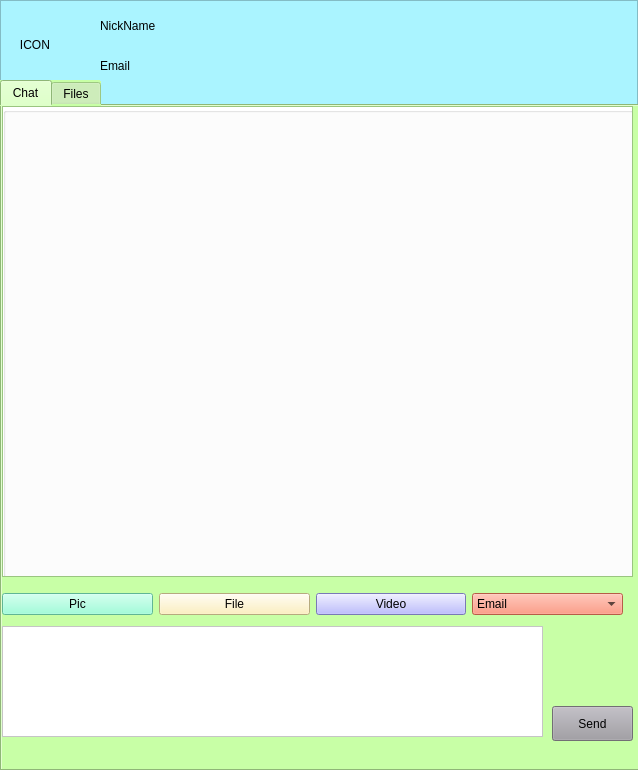
<?xml version="1.0" encoding="UTF-8"?>
<ui version="4.0">
 <class>ContactWindow</class>
 <widget class="QFrame" name="ContactWindow">
  <property name="geometry">
   <rect>
    <x>0</x>
    <y>0</y>
    <width>638</width>
    <height>770</height>
   </rect>
  </property>
  <property name="windowTitle">
   <string>ICHAT</string>
  </property>
  <property name="styleSheet">
   <string notr="true">background-color: rgb(170, 244, 255);</string>
  </property>
  <property name="frameShape">
   <enum>QFrame::StyledPanel</enum>
  </property>
  <property name="frameShadow">
   <enum>QFrame::Raised</enum>
  </property>
  <widget class="QTabWidget" name="tabWidget">
   <property name="geometry">
    <rect>
     <x>0</x>
     <y>80</y>
     <width>641</width>
     <height>691</height>
    </rect>
   </property>
   <property name="styleSheet">
    <string notr="true">background-color: rgb(200, 255, 166);</string>
   </property>
   <property name="currentIndex">
    <number>0</number>
   </property>
   <widget class="QWidget" name="Chat">
    <attribute name="title">
     <string>Chat</string>
    </attribute>
    <widget class="QPushButton" name="send_text">
     <property name="geometry">
      <rect>
       <x>550</x>
       <y>600</y>
       <width>81</width>
       <height>35</height>
      </rect>
     </property>
     <property name="styleSheet">
      <string notr="true">background-color: rgb(159, 156, 163);</string>
     </property>
     <property name="text">
      <string>Send</string>
     </property>
    </widget>
    <widget class="QWidget" name="horizontalLayoutWidget">
     <property name="geometry">
      <rect>
       <x>0</x>
       <y>480</y>
       <width>621</width>
       <height>37</height>
      </rect>
     </property>
     <layout class="QHBoxLayout" name="horizontalLayout">
      <item>
       <widget class="QPushButton" name="send_pic">
        <property name="styleSheet">
         <string notr="true">background-color: rgb(134, 255, 209);</string>
        </property>
        <property name="text">
         <string>Pic</string>
        </property>
       </widget>
      </item>
      <item>
       <widget class="QPushButton" name="send_file">
        <property name="styleSheet">
         <string notr="true">background-color: rgb(255, 238, 176);</string>
        </property>
        <property name="text">
         <string>File</string>
        </property>
       </widget>
      </item>
      <item>
       <widget class="QPushButton" name="send_video">
        <property name="styleSheet">
         <string notr="true">background-color: rgb(170, 170, 255);</string>
        </property>
        <property name="text">
         <string>Video</string>
        </property>
       </widget>
      </item>
      <item>
       <widget class="QComboBox" name="method">
        <property name="styleSheet">
         <string notr="true">background-color: rgb(255, 130, 99);</string>
        </property>
        <item>
         <property name="text">
          <string>Email</string>
         </property>
        </item>
        <item>
         <property name="text">
          <string>IChat</string>
         </property>
        </item>
       </widget>
      </item>
     </layout>
    </widget>
    <widget class="QTextEdit" name="input_msg">
     <property name="geometry">
      <rect>
       <x>0</x>
       <y>520</y>
       <width>541</width>
       <height>111</height>
      </rect>
     </property>
     <property name="styleSheet">
      <string notr="true">background-color: rgb(255, 255, 255);</string>
     </property>
    </widget>
    <widget class="QWidget" name="msgs_widget" native="true">
     <property name="geometry">
      <rect>
       <x>0</x>
       <y>0</y>
       <width>631</width>
       <height>471</height>
      </rect>
     </property>
     <widget class="QScrollArea" name="scrollArea">
      <property name="geometry">
       <rect>
        <x>0</x>
        <y>0</y>
        <width>631</width>
        <height>471</height>
       </rect>
      </property>
      <property name="widgetResizable">
       <bool>true</bool>
      </property>
      <widget class="QWidget" name="msgs_contents">
       <property name="geometry">
        <rect>
         <x>0</x>
         <y>0</y>
         <width>627</width>
         <height>467</height>
        </rect>
       </property>
       <widget class="QGroupBox" name="msgs_box">
        <property name="geometry">
         <rect>
          <x>0</x>
          <y>0</y>
          <width>631</width>
          <height>471</height>
         </rect>
        </property>
        <property name="styleSheet">
         <string notr="true">background-color: rgb(255, 255, 255);</string>
        </property>
        <property name="title">
         <string/>
        </property>
       </widget>
      </widget>
     </widget>
    </widget>
   </widget>
   <widget class="QWidget" name="Files">
    <attribute name="title">
     <string>Files</string>
    </attribute>
    <widget class="QTableWidget" name="file_table">
     <property name="geometry">
      <rect>
       <x>0</x>
       <y>0</y>
       <width>631</width>
       <height>631</height>
      </rect>
     </property>
     <property name="rowCount">
      <number>0</number>
     </property>
     <property name="columnCount">
      <number>3</number>
     </property>
     <column/>
     <column/>
     <column/>
    </widget>
   </widget>
  </widget>
  <widget class="QLabel" name="contact_icon">
   <property name="geometry">
    <rect>
     <x>10</x>
     <y>10</y>
     <width>70</width>
     <height>70</height>
    </rect>
   </property>
   <property name="text">
    <string>   ICON</string>
   </property>
   <property name="scaledContents">
    <bool>true</bool>
   </property>
  </widget>
  <widget class="QLabel" name="contact_nickname">
   <property name="geometry">
    <rect>
     <x>100</x>
     <y>10</y>
     <width>281</width>
     <height>31</height>
    </rect>
   </property>
   <property name="text">
    <string>NickName</string>
   </property>
  </widget>
  <widget class="QLabel" name="contact_email">
   <property name="geometry">
    <rect>
     <x>100</x>
     <y>50</y>
     <width>311</width>
     <height>31</height>
    </rect>
   </property>
   <property name="text">
    <string>Email</string>
   </property>
  </widget>
 </widget>
 <resources/>
 <connections/>
</ui>
